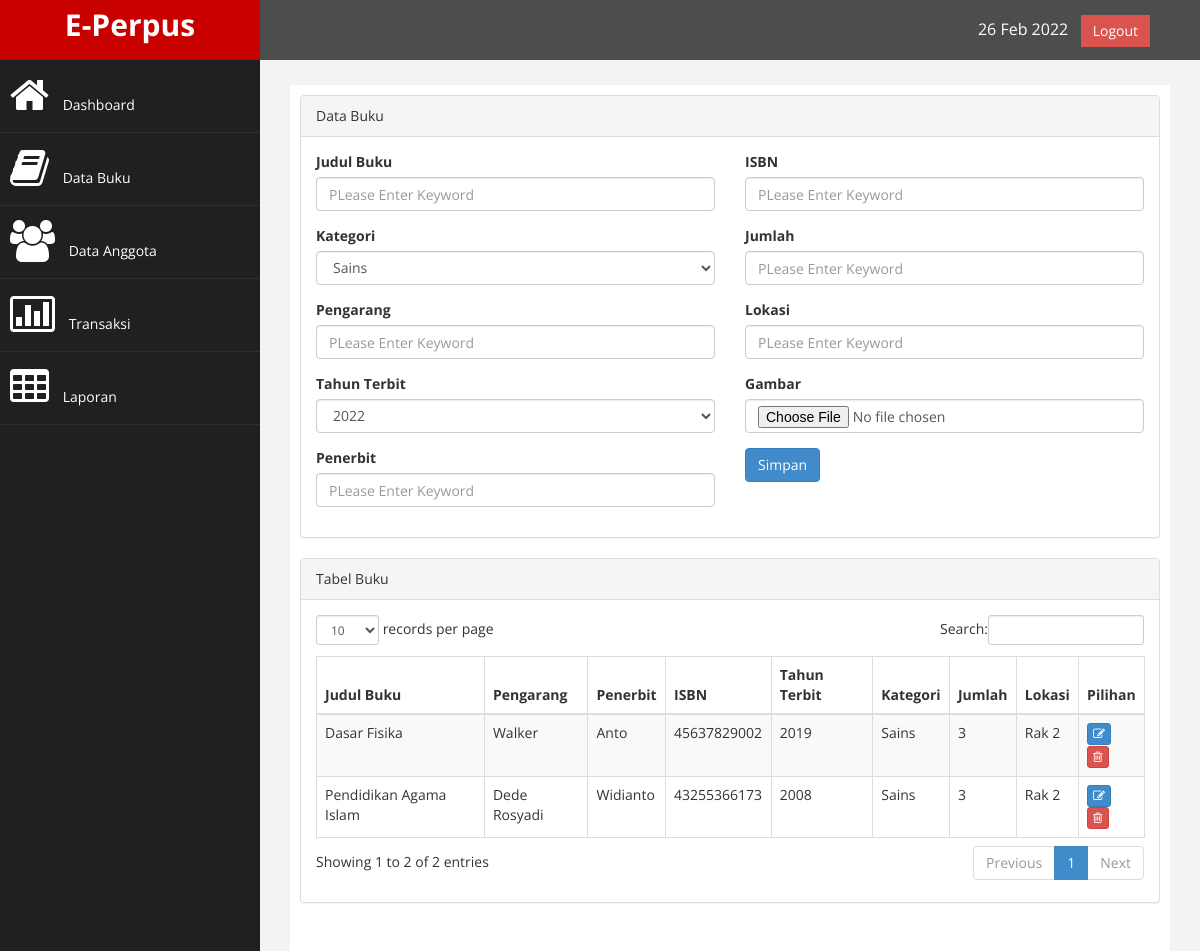
Screenshot of /index.php/welcome/DataBuku with the database file from the repository.
### tables this page shows
CREATE TABLE `buku` (
  `Id_Buku` int(11) NOT NULL,
  `Id_Kategori` int(11) DEFAULT NULL,
  `JudulBuku` varchar(50) DEFAULT NULL,
  `Pengarang` varchar(35) DEFAULT NULL,
  `Thn_Terbit` year(4) DEFAULT NULL,
  `penerbit` varchar(50) DEFAULT NULL,
  `Isbn` varchar(25) DEFAULT NULL,
  `Jumlah` int(11) DEFAULT NULL,
  `Lokasi` enum('Rak 1','Rak 2','Rak 3','Rak 4') DEFAULT NULL,
  `Gambar` varchar(255) DEFAULT NULL,
  `Tgl_Input` date DEFAULT NULL
);

CREATE TABLE `kategori` (
  `Id_Kategori` int(11) NOT NULL,
  `Kategori` varchar(50) DEFAULT NULL
);

### application/controllers/Welcome.php (called while the page is built, shortened)
<?php
class Welcome extends CI_Controller {
	function DataBuku(){
		$data['DbBuku']=$this->M_DB->get_data('buku')->result();
		$data['DbKategori']=$this->M_DB->get_data('kategori')->result();
		$this->load->view('Header');
		$this->load->view('DataBuku',$data);
		$this->load->view('Footer');
	}
}

### index.php (called while the page is built, shortened)
<?php
require_once BASEPATH.'core/CodeIgniter.php';

### application/models/M_DB.php (called while the page is built, shortened)
<?php
class M_DB extends CI_Model{
	function edit_data($where,$table){
		return $this->db->get_where($table,$where);
	}
	function get_data($table){
		return $this->db->get($table);
	}
}

### application/views/DataBuku.php (the view, shortened to what this page needs)
<div id="page-wrapper" >
    <div id="page-inner">
        <div class="row">
            <div class="col-md-12">
                <div class="panel panel-default">
                    <div class="panel-heading">
                        Data Buku
                    </div>
                    <div class="panel-body">
                        <div class="row">
                            <form action="<?php echo base_url('Welcome/').'AddBuku'; ?>" method="post" enctype="multipart/form-data">
                                <div class="col-md-6">
                                    <div class="form-group">
                                        <label>Judul Buku</label>
                                        <input type="text" name="Judul" class="form-control" placeholder="PLease Enter Keyword" required/>
                                    </div>
                                    <div class="form-group">
                                        <label>Kategori</label>
                                        <select name="Kategori" class="form-control">
                                            <?php foreach ($DbKategori as $rw){ ?>
                                                <option value="<?php echo $rw->Id_Kategori ;?>"><?php echo $rw->Kategori ;?></option>
                                            <?php } ?>
                                        </select>
                                    </div>
                                    <div class="form-group">
                                        <label>Pengarang</label>
                                        <input type="text" name="Pengarang" class="form-control" placeholder="PLease Enter Keyword" required/>
                                    </div>
                                    <div class="form-group">
                                        <label>Tahun Terbit</label>
                                        <select name="Th_Terbit" class="form-control">
                                            <?php
                                            for($i=date('Y'); $i>=date('Y')-32; $i-=1){
                                                ?>
                                                <option value="<?php echo $i ?>"><?php echo $i ?></option>
                                            <?php } ?>
                                        </select>
                                    </div>
                                    <div class="form-group">
                                        <label>Penerbit</label>
                                        <input type="text" name="Penerbit" class="form-control" placeholder="PLease Enter Keyword" required/>
                                    </div>
                                </div>
                                <div class="col-md-6">
                                    <div class="form-group">
                                        <label>ISBN</label>
                                        <input type="text" name="ISBN" class="form-control" placeholder="PLease Enter Keyword" required/>
                                    </div>
                                    <div class="form-group">
                                        <label>Jumlah</label>
                                        <input min="0" max="10" type="number" name="Jumlah" class="form-control" placeholder="PLease Enter Keyword" required/>
                                    </div>
                                    <div class="form-group">
                                        <label>Lokasi</label>
                                        <input type="text" name="Lokasi" class="form-control" placeholder="PLease Enter Keyword" required/>
                                    </div>
                                    <div class="form-group">
                                        <label>Gambar</label>
                                        <input type="file" name="Gbr" class="form-control" placeholder="PLease Enter Keyword" required/>
                                    </div>
                                    <div class="form-group">
                                        <button type="submit" class="btn btn-primary">Simpan</button>
                                    </div>
                                </div>
                            </form>
                        </div>
                  </div>
              </div>
          </div>
      </div>
      <div class="row">
        <div class="col-md-12">
            <div class="panel panel-default">
                <div class="panel-heading">
                   Tabel Buku
               </div>
               <div class="panel-body">
                <div class="table-responsive">
                    <table class="table table-striped table-bordered table-hover" id="dataTables-example">
                        <thead>
                            <tr>
                                <th>Judul Buku</th>
                                <th>Pengarang</th>
                                <th>Penerbit</th>
                                <th>ISBN</th>
                                <th>Tahun Terbit</th>
                                <th>Kategori</th>
                                <th>Jumlah</th>
                                <th>Lokasi</th>
                                <th>Pilihan</th>
                            </tr>
                        </thead>
                        <tbody>
                            <?php
                            foreach ($DbBuku as $row){
                                $id = $row->Id_Kategori;
                                $Id_Buku = $row->Id_Buku;
                                $where = array('Id_Kategori' => $id);
                                $DB = $this->M_DB->edit_data($where,'kategori')->result();
                                foreach ($DB as $b) {
                                    $Kategori = $b->Kategori;
                                }
                                ?>
                                <tr class="odd gradeX">
                                    <td><?php echo $row->JudulBuku ;?></td>
                                    <td><?php echo $row->Pengarang ;?></td>
                                    <td><?php echo $row->penerbit ;?></td>
                                    <td><?php echo $row->Isbn ;?></td>
                                    <td><?php echo $row->Thn_Terbit ;?></td>
                                    <td><?php echo $Kategori ;?></td>
                                    <td><?php echo $row->Jumlah ;?></td>
                                    <td><?php echo $row->Lokasi ;?></td>
                                    <td>
                                        <button class="btn btn-primary btn-xs" data-toggle="modal" data-target="#EditBuku<?php echo $Id_Buku;?>" title="Edit"><i class="fa fa-edit "></i></button>
                                        <button class="btn btn-danger btn-xs" data-toggle="modal" data-target="#delet<?php echo $Id_Buku;?>" title="Hapus"><i class="fa fa-trash-o"></i></button></td>
                                    </tr>
                                <?php } ?>
                            </tbody>
                        </table>
                    </div>
                </div>
            </div>
        </div>
    </div>
</div>
</div>

### assets/css/custom.css (style rules this page uses)
body { font-family: 'Open Sans', sans-serif; }
#page-wrapper { padding: 15px 15px; min-height: 600px; background:#F3F3F3; }
#page-inner { width:100%; margin:10px 20px 10px 0px; background-color:#fff!important; padding:10px; min-height:1200px; }
@media (min-width:768px) { #page-wrapper { margin: 0 0 0 260px; padding: 15px 30px; min-height: 1200px; } }

### rows the page displays
buku: JudulBuku "Pendidikan Agama Islam", Pengarang "Dede Rosyadi", penerbit "Widianto", Isbn "43255366173", Thn_Terbit "2008", Id_Kategori.Kategori "Sains", Jumlah "3", Lokasi "Rak 2"
buku: JudulBuku "Dasar Fisika", Pengarang "Walker", penerbit "Anto", Isbn "45637829002", Thn_Terbit "2019", Id_Kategori.Kategori "Sains", Jumlah "3", Lokasi "Rak 2"

### other values shown
form field Kategori "Sains"
form field Th_Terbit "2022"
